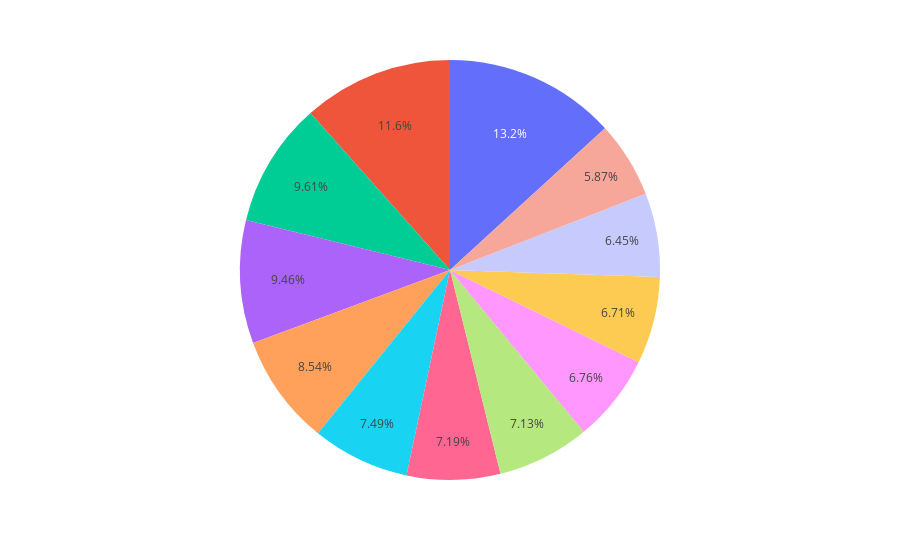

Notebook code for this chart:
### Code cell
fig = px.pie(df, values='total_units')
fig.show()

### Figure 1 — Plotly figure (JSON) as saved in the notebook; plotly's stock layout.template omitted (floating-point values rounded to 4 significant figures)
{"data": [{"domain": {"x": [0, 1], "y": [0, 1]}, "hovertemplate": "total_units=%{value}<extra></extra>", "legendgroup": "", "name": "", "showlegend": false, "type": "pie", "values": [21100, 18330, 22470, 22270, 20960, 20140, 29550, 36140, 23400, 26670, 41280, 30020]}], "layout": {"legend": {"tracegroupgap": 0}, "margin": {"t": 60}}}
